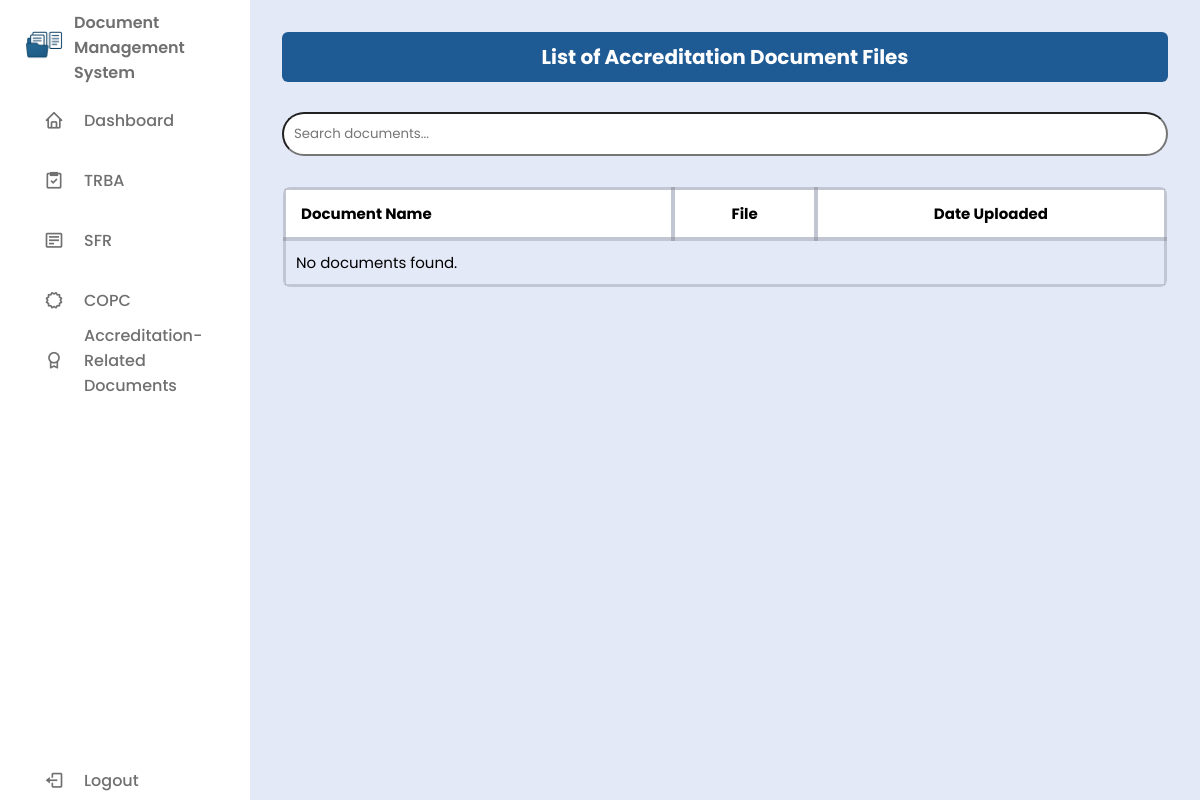
Page /users/other.php on the earlier database version.
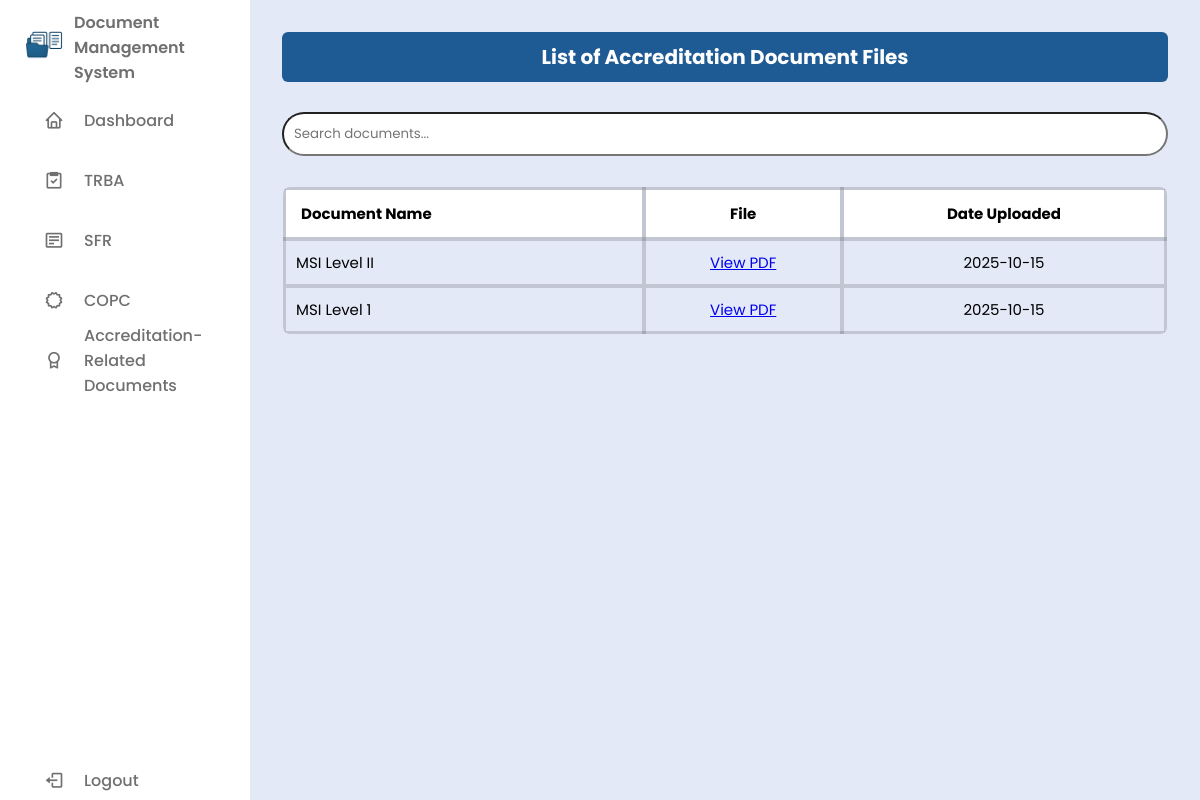
Same page on the later database version.
### tables this page shows
CREATE TABLE `documents` (
  `id` int(11) NOT NULL,
  `document` varchar(255) NOT NULL,
  `file_name` varchar(255) NOT NULL,
  `uploaded_at` date NOT NULL DEFAULT current_timestamp()
);

### users/other.php (the view, shortened to what this page needs)
<?php
require '../db/db_conn.php';
$isAdmin = isset($_SESSION['user_role']) && $_SESSION['user_role'] === 'admin';
?>
<!DOCTYPE html>
<html lang="en">
<head>
  <link href="https://unpkg.com/boxicons@2.1.4/css/boxicons.min.css" rel="stylesheet" />
  <link rel="stylesheet" href="../css/style.css" />
</head>
<body>
<?php include('../includes/sidebar.php'); ?>
<section class="dashboard-content">
  <section class="table-section">
    <h2>List of Accreditation Document Files</h2>
    <div class="search-bar">
      <input type="text" id="searchInput" placeholder="Search documents..." onkeyup="filterTable()" />
    </div>
    <div class="table-container">
      <table>
        <thead>
          <tr>
            <th>Document Name</th>
            <th>File</th>
            <th>Date Uploaded</th>
          </tr>
        </thead>
        <tbody>
          <?php
          $sql = "SELECT * FROM documents ORDER BY file_name DESC";
          $result = $conn->query($sql);
          if ($result && $result->num_rows > 0):
            while ($row = $result->fetch_assoc()):
          ?>
          <tr>
            <td><?= htmlspecialchars($row['document']) ?></td>
            <td><a href="../uploads/other/<?= htmlspecialchars($row['file_name']) ?>" target="_blank">View PDF</a></td>
            <td><?= htmlspecialchars($row['uploaded_at']) ?></td>
          </tr>
          <?php endwhile; else: ?>
          <tr><td colspan="<?= $isAdmin ? 4 : 4 ?>">No documents found.</td></tr>
          <?php endif; ?>
        </tbody>
      </table>
    </div>
  </section>
</section>
</body>
</html>

Differences in the rows shown:
added documents: document "MSI Level II", uploaded_at "2025-10-15"
added documents: document "MSI Level 1", uploaded_at "2025-10-15"
Other differences:
text no longer shown: "No documents found."
